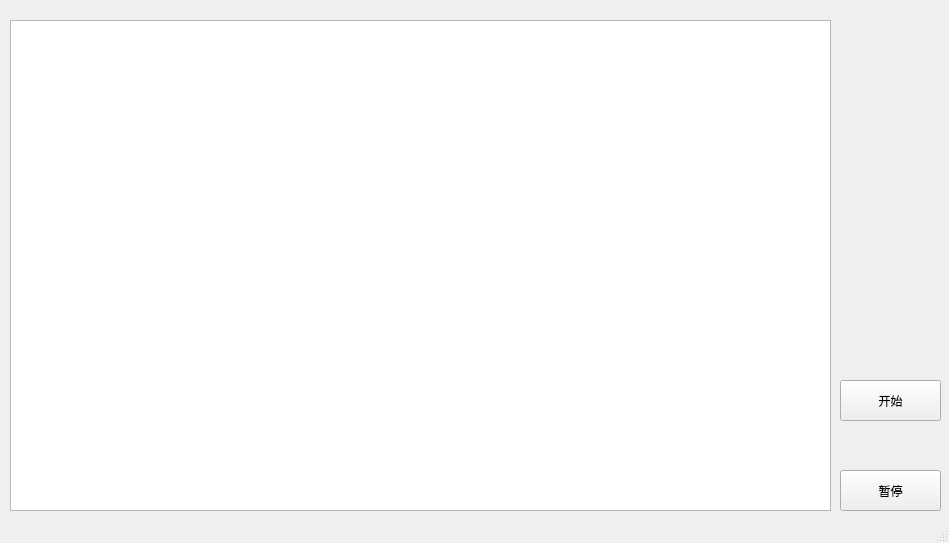
<?xml version="1.0" encoding="UTF-8"?>
<ui version="4.0">
 <class>MainWindow</class>
 <widget class="QMainWindow" name="MainWindow">
  <property name="geometry">
   <rect>
    <x>0</x>
    <y>0</y>
    <width>949</width>
    <height>543</height>
   </rect>
  </property>
  <property name="windowTitle">
   <string>MainWindow</string>
  </property>
  <widget class="QWidget" name="centralWidget">
   <widget class="QTextEdit" name="textEdit">
    <property name="geometry">
     <rect>
      <x>10</x>
      <y>20</y>
      <width>821</width>
      <height>491</height>
     </rect>
    </property>
    <property name="font">
     <font>
      <family>Agency FB</family>
      <pointsize>150</pointsize>
      <weight>50</weight>
      <bold>false</bold>
     </font>
    </property>
    <property name="layoutDirection">
     <enum>Qt::LeftToRight</enum>
    </property>
   </widget>
   <widget class="QPushButton" name="start_Btn">
    <property name="geometry">
     <rect>
      <x>840</x>
      <y>380</y>
      <width>101</width>
      <height>41</height>
     </rect>
    </property>
    <property name="text">
     <string>开始</string>
    </property>
   </widget>
   <widget class="QPushButton" name="stop_Btn">
    <property name="geometry">
     <rect>
      <x>840</x>
      <y>470</y>
      <width>101</width>
      <height>41</height>
     </rect>
    </property>
    <property name="text">
     <string>暂停</string>
    </property>
   </widget>
  </widget>
  <widget class="QStatusBar" name="statusBar"/>
  <action name="actionNew">
   <property name="text">
    <string>新建</string>
   </property>
  </action>
 </widget>
 <layoutdefault spacing="6" margin="11"/>
 <resources/>
 <connections/>
</ui>
